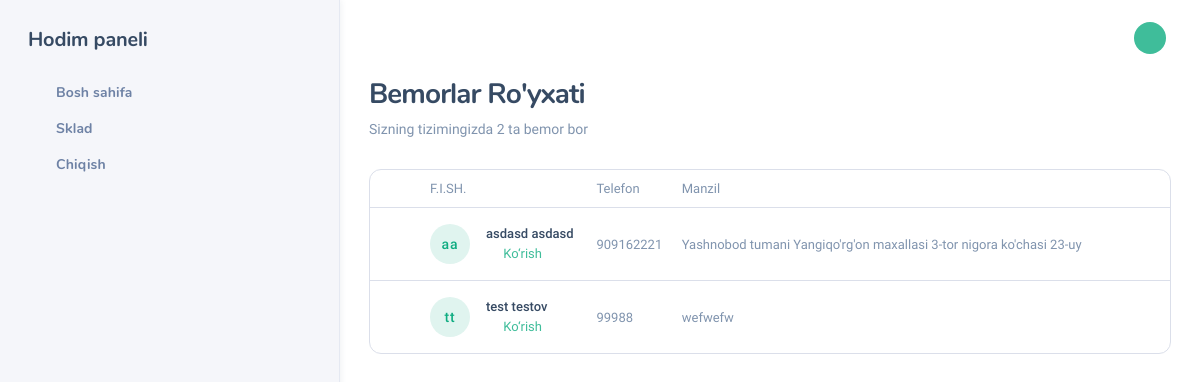
Screenshot of /patients/ (signed in) with the database file from the repository.
### main/models.py (models this page shows, shortened)
class Patient(models.Model):
    name = models.CharField(max_length=100)
    surname = models.CharField(max_length=100)
    phone = models.CharField(max_length=20)
    address = models.CharField(max_length=255)
    created_at = models.DateTimeField(auto_now_add=True,blank=True, null=True)
    class Meta:
        ordering = ['-created_at']
        verbose_name = "Bemor"
        verbose_name_plural = "Bemorlar"

### main/views.py (the view)
# urls.py: path('patients/', list_patients, name='list_patients'),
@login_required
def list_patients(request):
    patients = Patient.objects.all()
    return render(request, 'listpatient.html', {'patients': patients})

### templates/listpatient.html (shortened to what this page needs)
{% extends "base.html" %}
{% block content %}
<div class="nk-content ">
    <div class="container-fluid">
        <div class="nk-content-inner">
            <div class="nk-content-body">
                <div class="nk-block-head nk-block-head-sm">
                    <div class="nk-block-between">
                        <div class="nk-block-head-content">
                            <h3 class="nk-block-title page-title">Bemorlar Ro'yxati</h3>
                            <div class="nk-block-des text-soft">
                                <p>Sizning tizimingizda {{ patients|length }} ta bemor bor</p>
                            </div>
                        </div>
                    </div>
                </div>
                <div class="nk-block">
                    <div class="card card-bordered card-stretch">
                        <div class="card-inner-group">
                            <div class="card-inner p-0">
                                <div class="nk-tb-list nk-tb-ulist">
                                    <div class="nk-tb-item nk-tb-head">
                                        <div class="nk-tb-col nk-tb-col-check"></div>
                                        <div class="nk-tb-col"><span class="sub-text">F.I.SH.</span></div>
                                        <div class="nk-tb-col tb-col-md"><span class="sub-text">Telefon</span></div>
                                        <div class="nk-tb-col tb-col-lg"><span class="sub-text">Manzil</span></div>
                                        <div class="nk-tb-col nk-tb-col-tools text-end"></div>
                                    </div>
                                    {% for patient in patients %}
                                    <div class="nk-tb-item">
                                        <div class="nk-tb-col nk-tb-col-check">
                                        </div>
                                        <div class="nk-tb-col">
                                            <div class="user-card">
                                                <div class="user-avatar bg-primary-dim">
                                                    <span>{{ patient.name|slice:":1" }}{{ patient.surname|slice:":1" }}</span>
                                                </div>
                                                <div class="user-info">
                                                    <span class="tb-lead">{{ patient.name }} {{ patient.surname }}</span>
                                                        <a href="{% url 'list_invoices' patient.id %}">
                                                            <em class="icon ni ni-eye"></em>
                                                            <span>Ko‘rish</span>
                                                        </a>
                                                </div>
                                            </div>
                                        </div>
                                        <div class="nk-tb-col tb-col-md">
                                            <span>{{ patient.phone }}</span>
                                        </div>
                                        <div class="nk-tb-col tb-col-lg">
                                            <span>{{ patient.address }}</span>
                                        </div>
                                        <div class="nk-tb-col nk-tb-col-tools">
                                            <ul class="nk-tb-actions gx-1">
                                                <li>
                                                    <div class="drodown">
                                                        <a href="#" class="dropdown-toggle btn btn-icon btn-trigger" data-bs-toggle="dropdown">
                                                            <em class="icon ni ni-more-h"></em>
                                                        </a>
                                                    </div>
                                                </li>
                                            </ul>
                                        </div>
                                    </div>
                                    {% endfor %}
                                </div>
                            </div>
                        </div>
                    </div>
                </div>
            </div>
        </div>
    </div>
</div>
{% endblock content %}

### rows the page displays
Patient: name "a", surname "a", name "asdasd", surname "asdasd", phone "909162221", address "Yashnobod tumani Yangiqo'rg'on maxallasi 3-tor nigora ko'chasi 23-uy"
Patient: name "t", surname "t", name "test", surname "testov", phone "99988", address "wefwefw"

### other values shown
{{ patients|length }} "2"
